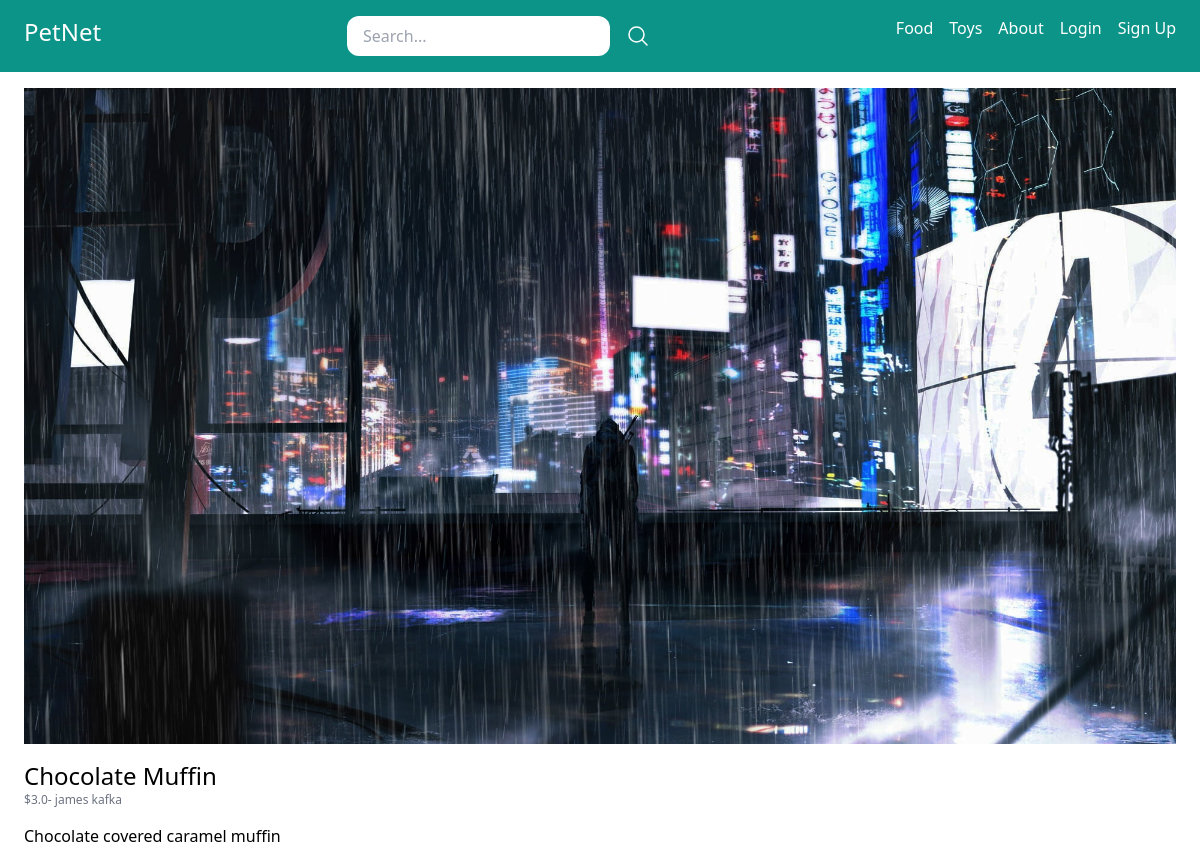
The app's page /food/chocolate-muffin/, older data.
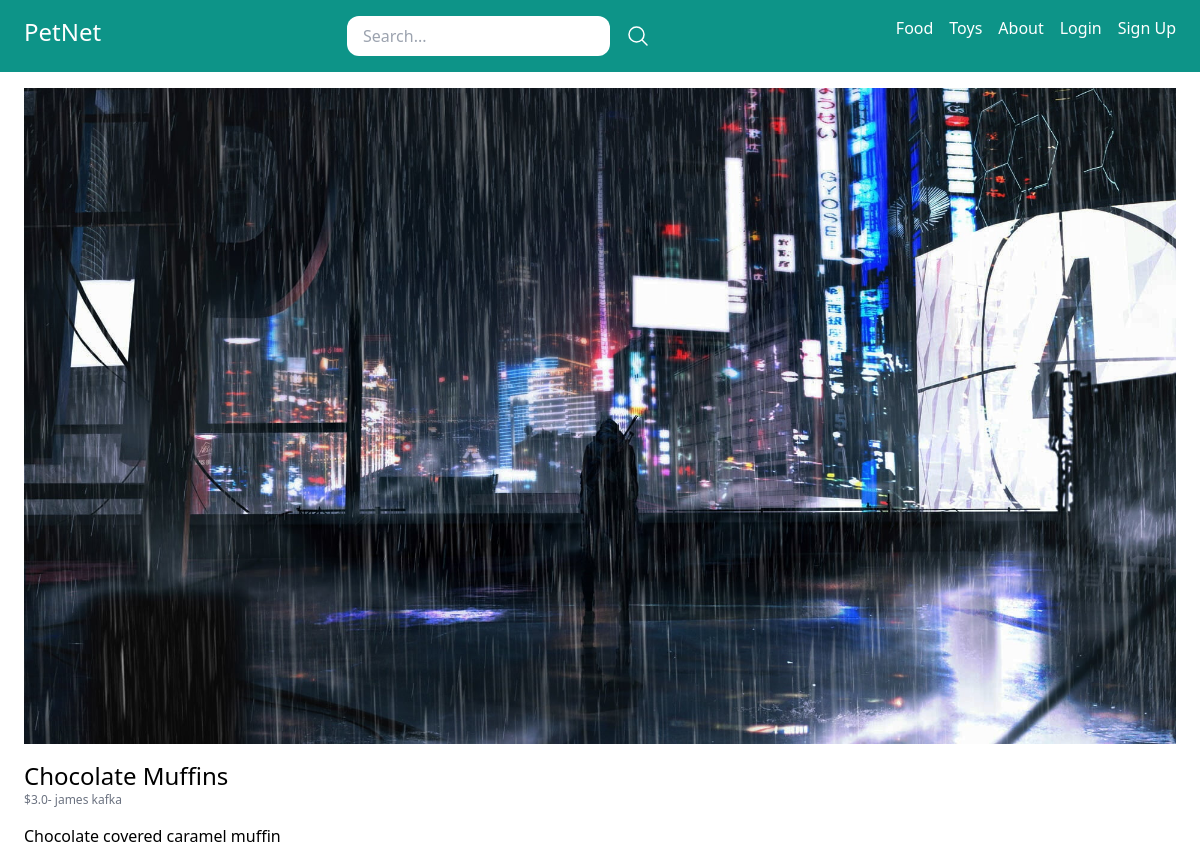
The same page, newer data.
### store/models.py (models this page shows, shortened)
class Category(models.Model):
    title = models.CharField(max_length=50)
    slug = models.SlugField(max_length=50)
    class Meta:
        verbose_name_plural = 'Categories'

class Product(models.Model):
    DRAFT = 'draft'
    WAITING_FOR_APPROVAL = 'waiting_for_approval'
    ACTIVE = 'active'
    DELETED = 'deleted'
    STATUS_CHOICES = (
        (DRAFT, 'Draft'),
        (WAITING_FOR_APPROVAL, 'Waiting for approval'),
        (ACTIVE, 'Active'),
        (DELETED, 'Deleted'),
    )
    user = models.ForeignKey(User, related_name='products', on_delete=models.CASCADE)
    category = models.ForeignKey(Category, related_name='products', on_delete=models.CASCADE)
    title = models.CharField(max_length=50)
    slug = models.SlugField(max_length=50)
    description = models.TextField(blank=True)
    price = models.IntegerField()
    image = models.ImageField(upload_to='uploads/product_images/', blank=True, null=True)
    created_at = models.DateTimeField(auto_now_add=True)
    updated_at = models.DateTimeField(auto_now=True)
    status = models.CharField(max_length=50, choices=STATUS_CHOICES, default=ACTIVE)
    class Meta:
        ordering = ('-created_at',)
    def get_display_price(self):
        return self.price / 100

### store/views.py (the view)
# urls.py: path('<slug:category_slug>/<slug:slug>/', views.product_detail, name = 'product_detail')
def product_detail(request, category_slug, slug):
    product = get_object_or_404(Product, slug=slug, status=Product.ACTIVE)
    context = {
        'product': product
    }
    return render(request, 'store/product_detail.html', context)

### store/templatetags/menu.py (called while the page is built)
@register.inclusion_tag('core/menu.html')
def menu():
    categories = Category.objects.all()
    context = {
        'categories': categories
    }
    return context

### store/templates/store/product_detail.html (shortened to what this page needs)
{% extends 'base.html' %}
{% block content %}
    {% if product.image %}
    <div class="image mb-4">
        <img src="{{ product.image.url }}" alt="Image of {{ product.title }}">
    </div>
    {% endif %}
    <h1 class="text-2xl">{{ product.title }}</h1>
    <p class="text-xs text-gray-500">
        ${{ product.get_display_price }}-
        <a href="{% url 'vendor_details' product.user.id %}">{% firstof  product.user.get_full_name product.user.username %}</a>
    </p>
    {% if product.description %}
        <p class="mt-4">
            {{ product.description }}
        </p>
    {% endif %}
{% endblock content %}

### core/templates/base.html (shortened to what this page needs)
{% load menu %}
<!DOCTYPE html>
<html>
    <head>
        <script src="https://cdn.tailwindcss.com"></script>
    </head>
    <body>
        <nav class="max-w-8xl mx-auto py-4 px-6 flex item-center justify-between bg-teal-600">
            <div class="logo">
                <a href="/" class="text-2xl text-white">PetNet</a>
            </div>
            <div class="search">
                <form method="get" action="/search/" class="flex items-center space-x-4">
                    <input type="search" name ="query" placeholder="Search..." class="py-2 px-4 rounded-xl">
                    <button>
                        <svg xmlns="http://www.w3.org/2000/svg" fill="none" viewBox="0 0 24 24" stroke-width="1.5" stroke="currentColor" class="w-6 h-6 text-white">
                            <path stroke-linecap="round" stroke-linejoin="round" d="M21 21l-5.197-5.197m0 0A7.5 7.5 0 105.196 5.196a7.5 7.5 0 0010.607 10.607z" />
                          </svg>
                    </button>
                </form>
            </div>
            <div class="menu flex space-x-4">
                {% menu %}
                {% if request.user.is_anonymous %}
                    <a href="{% url 'login' %}" class="text-white">Login</a>
                    <a href="{% url 'signup' %}" class="text-white">Sign Up</a>
                {% endif %}
            </div>
        </nav>
        <div class="max-w-8xl mx-auto py-4 px-6">
            {% block content %}
            {% endblock content %}
        </div>
    </body>
</html>

### core/templates/core/menu.html
{% for category in categories %}
    <a href="{% url 'category_detail' category.slug %}" class="text-white">{{ category.title }}</a>
{% endfor %}
<a href="{% url 'core:about' %}" class="text-white">About</a>

Row changes from the older to the newer data that the page shows:
changed Product "Chocolate covered caramel muffin": title "Chocolate Muffin" → "Chocolate Muffins"
